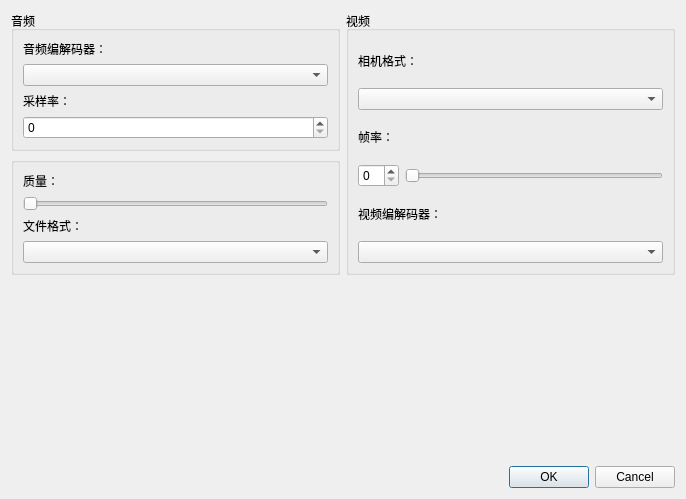
<?xml version="1.0" encoding="UTF-8"?>
<ui version="4.0">
 <class>VideoSettingsUi</class>
 <widget class="QDialog" name="VideoSettingsUi">
  <property name="geometry">
   <rect>
    <x>0</x>
    <y>0</y>
    <width>686</width>
    <height>499</height>
   </rect>
  </property>
  <property name="windowTitle">
   <string>Video Settings</string>
  </property>
  <layout class="QGridLayout" name="gridLayout_3">
   <item row="4" column="1">
    <widget class="QDialogButtonBox" name="buttonBox">
     <property name="orientation">
      <enum>Qt::Horizontal</enum>
     </property>
     <property name="standardButtons">
      <set>QDialogButtonBox::Cancel|QDialogButtonBox::Ok</set>
     </property>
    </widget>
   </item>
   <item row="2" column="1">
    <widget class="QGroupBox" name="groupBox_2">
     <property name="title">
      <string>视频</string>
     </property>
     <layout class="QGridLayout" name="gridLayout_2">
      <item row="0" column="0" colspan="2">
       <widget class="QLabel" name="label_8">
        <property name="text">
         <string>相机格式：</string>
        </property>
       </widget>
      </item>
      <item row="5" column="0" colspan="2">
       <widget class="QComboBox" name="videoCodecBox"/>
      </item>
      <item row="2" column="0" colspan="2">
       <widget class="QLabel" name="label_9">
        <property name="text">
         <string>帧率：</string>
        </property>
       </widget>
      </item>
      <item row="4" column="0" colspan="2">
       <widget class="QLabel" name="label_6">
        <property name="text">
         <string>视频编解码器：</string>
        </property>
       </widget>
      </item>
      <item row="1" column="0" colspan="2">
       <widget class="QComboBox" name="videoFormatBox"/>
      </item>
      <item row="3" column="0" colspan="2">
       <layout class="QHBoxLayout" name="horizontalLayout">
        <item>
         <widget class="QSpinBox" name="fpsSpinBox"/>
        </item>
        <item>
         <widget class="QSlider" name="fpsSlider">
          <property name="orientation">
           <enum>Qt::Horizontal</enum>
          </property>
         </widget>
        </item>
       </layout>
      </item>
     </layout>
    </widget>
   </item>
   <item row="2" column="0">
    <widget class="QWidget" name="widget" native="true">
     <property name="sizePolicy">
      <sizepolicy hsizetype="Preferred" vsizetype="Preferred">
       <horstretch>0</horstretch>
       <verstretch>0</verstretch>
      </sizepolicy>
     </property>
     <layout class="QVBoxLayout" name="verticalLayout_3">
      <property name="leftMargin">
       <number>0</number>
      </property>
      <property name="topMargin">
       <number>0</number>
      </property>
      <property name="rightMargin">
       <number>0</number>
      </property>
      <property name="bottomMargin">
       <number>0</number>
      </property>
      <item>
       <widget class="QGroupBox" name="groupBox_3">
        <property name="title">
         <string>音频</string>
        </property>
        <layout class="QVBoxLayout" name="verticalLayout_2">
         <item>
          <widget class="QLabel" name="label_2">
           <property name="text">
            <string>音频编解码器：</string>
           </property>
          </widget>
         </item>
         <item>
          <widget class="QComboBox" name="audioCodecBox"/>
         </item>
         <item>
          <widget class="QLabel" name="label_5">
           <property name="text">
            <string>采样率：</string>
           </property>
          </widget>
         </item>
         <item>
          <widget class="QSpinBox" name="audioSampleRateBox"/>
         </item>
        </layout>
       </widget>
      </item>
      <item>
       <widget class="QGroupBox" name="groupBox">
        <layout class="QVBoxLayout" name="verticalLayout">
         <item>
          <widget class="QLabel" name="label_3">
           <property name="text">
            <string>质量：</string>
           </property>
          </widget>
         </item>
         <item>
          <widget class="QSlider" name="qualitySlider">
           <property name="maximum">
            <number>4</number>
           </property>
           <property name="orientation">
            <enum>Qt::Horizontal</enum>
           </property>
          </widget>
         </item>
         <item>
          <widget class="QLabel" name="label_4">
           <property name="text">
            <string>文件格式：</string>
           </property>
          </widget>
         </item>
         <item>
          <widget class="QComboBox" name="containerFormatBox"/>
         </item>
        </layout>
       </widget>
      </item>
     </layout>
    </widget>
   </item>
   <item row="3" column="0">
    <spacer name="verticalSpacer">
     <property name="orientation">
      <enum>Qt::Vertical</enum>
     </property>
     <property name="sizeHint" stdset="0">
      <size>
       <width>20</width>
       <height>40</height>
      </size>
     </property>
    </spacer>
   </item>
  </layout>
 </widget>
 <resources/>
 <connections>
  <connection>
   <sender>buttonBox</sender>
   <signal>accepted()</signal>
   <receiver>VideoSettingsUi</receiver>
   <slot>accept()</slot>
   <hints>
    <hint type="sourcelabel">
     <x>322</x>
     <y>272</y>
    </hint>
    <hint type="destinationlabel">
     <x>44</x>
     <y>230</y>
    </hint>
   </hints>
  </connection>
  <connection>
   <sender>buttonBox</sender>
   <signal>rejected()</signal>
   <receiver>VideoSettingsUi</receiver>
   <slot>reject()</slot>
   <hints>
    <hint type="sourcelabel">
     <x>405</x>
     <y>262</y>
    </hint>
    <hint type="destinationlabel">
     <x>364</x>
     <y>227</y>
    </hint>
   </hints>
  </connection>
 </connections>
</ui>
